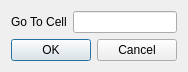
<?xml version="1.0" encoding="UTF-8"?>
<ui version="4.0">
 <class>goToCellDialog</class>
 <widget class="QDialog" name="goToCellDialog">
  <property name="geometry">
   <rect>
    <x>0</x>
    <y>0</y>
    <width>186</width>
    <height>72</height>
   </rect>
  </property>
  <property name="windowTitle">
   <string>Go To Cell</string>
  </property>
  <layout class="QGridLayout" name="gridLayout">
   <item row="0" column="0">
    <layout class="QHBoxLayout" name="horizontalLayout_2">
     <item>
      <widget class="QLabel" name="label">
       <property name="text">
        <string>Go To Cell</string>
       </property>
      </widget>
     </item>
     <item>
      <widget class="QLineEdit" name="lineEdit"/>
     </item>
    </layout>
   </item>
   <item row="1" column="0">
    <widget class="QDialogButtonBox" name="buttonBox">
     <property name="standardButtons">
      <set>QDialogButtonBox::Cancel|QDialogButtonBox::Ok</set>
     </property>
    </widget>
   </item>
  </layout>
 </widget>
 <tabstops>
  <tabstop>lineEdit</tabstop>
 </tabstops>
 <resources/>
 <connections/>
</ui>
